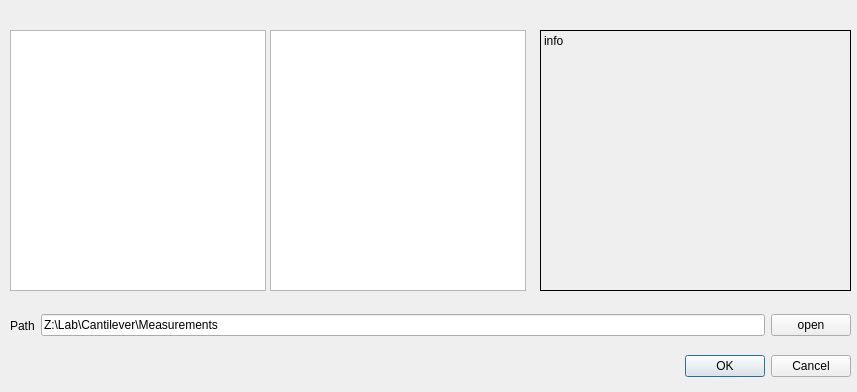
<?xml version="1.0" encoding="UTF-8"?>
<ui version="4.0">
 <class>Dialog</class>
 <widget class="QDialog" name="Dialog">
  <property name="geometry">
   <rect>
    <x>0</x>
    <y>0</y>
    <width>857</width>
    <height>392</height>
   </rect>
  </property>
  <property name="windowTitle">
   <string>Loading...</string>
  </property>
  <widget class="QDialogButtonBox" name="buttonBox">
   <property name="geometry">
    <rect>
     <x>510</x>
     <y>350</y>
     <width>341</width>
     <height>32</height>
    </rect>
   </property>
   <property name="orientation">
    <enum>Qt::Horizontal</enum>
   </property>
   <property name="standardButtons">
    <set>QDialogButtonBox::Cancel|QDialogButtonBox::Ok</set>
   </property>
  </widget>
  <widget class="QWidget" name="horizontalLayoutWidget">
   <property name="geometry">
    <rect>
     <x>10</x>
     <y>310</y>
     <width>841</width>
     <height>31</height>
    </rect>
   </property>
   <layout class="QHBoxLayout" name="horizontalLayout">
    <item>
     <widget class="QLabel" name="lbl_probe_log_path">
      <property name="text">
       <string>Path</string>
      </property>
     </widget>
    </item>
    <item>
     <widget class="QLineEdit" name="txt_probe_log_path">
      <property name="text">
       <string>Z:\Lab\Cantilever\Measurements</string>
      </property>
     </widget>
    </item>
    <item>
     <widget class="QPushButton" name="btn_open">
      <property name="text">
       <string>open</string>
      </property>
     </widget>
    </item>
   </layout>
  </widget>
  <widget class="QTreeView" name="tree_infile">
   <property name="geometry">
    <rect>
     <x>270</x>
     <y>30</y>
     <width>256</width>
     <height>261</height>
    </rect>
   </property>
   <property name="dragEnabled">
    <bool>true</bool>
   </property>
   <property name="dragDropMode">
    <enum>QAbstractItemView::DragDrop</enum>
   </property>
   <property name="defaultDropAction">
    <enum>Qt::MoveAction</enum>
   </property>
   <property name="uniformRowHeights">
    <bool>true</bool>
   </property>
  </widget>
  <widget class="QTreeView" name="tree_loaded">
   <property name="geometry">
    <rect>
     <x>10</x>
     <y>30</y>
     <width>256</width>
     <height>261</height>
    </rect>
   </property>
   <property name="frameShape">
    <enum>QFrame::StyledPanel</enum>
   </property>
   <property name="frameShadow">
    <enum>QFrame::Sunken</enum>
   </property>
   <property name="dragEnabled">
    <bool>true</bool>
   </property>
   <property name="dragDropMode">
    <enum>QAbstractItemView::DragDrop</enum>
   </property>
   <property name="defaultDropAction">
    <enum>Qt::MoveAction</enum>
   </property>
  </widget>
  <widget class="QLabel" name="lbl_info">
   <property name="geometry">
    <rect>
     <x>540</x>
     <y>30</y>
     <width>311</width>
     <height>261</height>
    </rect>
   </property>
   <property name="frameShape">
    <enum>QFrame::Box</enum>
   </property>
   <property name="text">
    <string>info</string>
   </property>
   <property name="alignment">
    <set>Qt::AlignLeading|Qt::AlignLeft|Qt::AlignTop</set>
   </property>
   <property name="wordWrap">
    <bool>true</bool>
   </property>
  </widget>
 </widget>
 <resources/>
 <connections>
  <connection>
   <sender>buttonBox</sender>
   <signal>accepted()</signal>
   <receiver>Dialog</receiver>
   <slot>accept()</slot>
   <hints>
    <hint type="sourcelabel">
     <x>248</x>
     <y>254</y>
    </hint>
    <hint type="destinationlabel">
     <x>157</x>
     <y>274</y>
    </hint>
   </hints>
  </connection>
  <connection>
   <sender>buttonBox</sender>
   <signal>rejected()</signal>
   <receiver>Dialog</receiver>
   <slot>reject()</slot>
   <hints>
    <hint type="sourcelabel">
     <x>316</x>
     <y>260</y>
    </hint>
    <hint type="destinationlabel">
     <x>286</x>
     <y>274</y>
    </hint>
   </hints>
  </connection>
 </connections>
</ui>
